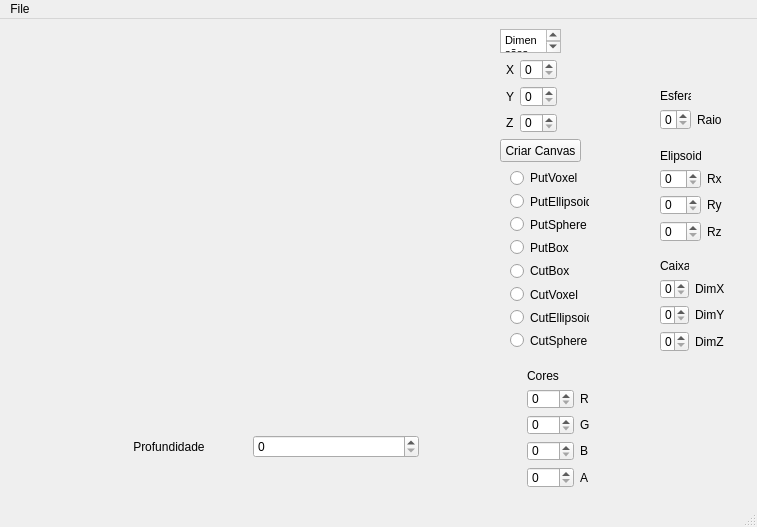
<?xml version="1.0" encoding="UTF-8"?>
<ui version="4.0">
 <class>MainWindow</class>
 <widget class="QMainWindow" name="MainWindow">
  <property name="geometry">
   <rect>
    <x>0</x>
    <y>0</y>
    <width>757</width>
    <height>527</height>
   </rect>
  </property>
  <property name="windowTitle">
   <string>MainWindow</string>
  </property>
  <widget class="QWidget" name="centralwidget">
   <widget class="Plotter" name="widget" native="true">
    <property name="geometry">
     <rect>
      <x>20</x>
      <y>10</y>
      <width>441</width>
      <height>371</height>
     </rect>
    </property>
   </widget>
   <widget class="QPushButton" name="pushButtonCriaCanvas">
    <property name="geometry">
     <rect>
      <x>500</x>
      <y>120</y>
      <width>81</width>
      <height>23</height>
     </rect>
    </property>
    <property name="text">
     <string>Criar Canvas</string>
    </property>
   </widget>
   <widget class="QTextBrowser" name="textBrowser">
    <property name="geometry">
     <rect>
      <x>500</x>
      <y>10</y>
      <width>61</width>
      <height>24</height>
     </rect>
    </property>
    <property name="html">
     <string>&lt;!DOCTYPE HTML PUBLIC &quot;-//W3C//DTD HTML 4.0//EN&quot; &quot;http://www.w3.org/TR/REC-html40/strict.dtd&quot;&gt;
&lt;html&gt;&lt;head&gt;&lt;meta name=&quot;qrichtext&quot; content=&quot;1&quot; /&gt;&lt;style type=&quot;text/css&quot;&gt;
p, li { white-space: pre-wrap; }
&lt;/style&gt;&lt;/head&gt;&lt;body style=&quot; font-family:'MS Shell Dlg 2'; font-size:8.25pt; font-weight:400; font-style:normal;&quot;&gt;
&lt;p style=&quot; margin-top:0px; margin-bottom:0px; margin-left:0px; margin-right:0px; -qt-block-indent:0; text-indent:0px;&quot;&gt;Dimensões&lt;/p&gt;&lt;/body&gt;&lt;/html&gt;</string>
    </property>
   </widget>
   <widget class="QWidget" name="layoutWidget">
    <property name="geometry">
     <rect>
      <x>80</x>
      <y>400</y>
      <width>339</width>
      <height>55</height>
     </rect>
    </property>
    <layout class="QHBoxLayout" name="horizontalLayout_2">
     <item>
      <widget class="QLabel" name="Profundidade">
       <property name="text">
        <string>                Profundidade</string>
       </property>
      </widget>
     </item>
     <item>
      <widget class="QSpinBox" name="spinBoxProf"/>
     </item>
    </layout>
   </widget>
   <widget class="QWidget" name="">
    <property name="geometry">
     <rect>
      <x>510</x>
      <y>350</y>
      <width>81</width>
      <height>119</height>
     </rect>
    </property>
    <layout class="QGridLayout" name="gridLayout">
     <item row="1" column="2">
      <widget class="QLabel" name="Vermelho">
       <property name="text">
        <string>R</string>
       </property>
      </widget>
     </item>
     <item row="4" column="1">
      <widget class="QSpinBox" name="spinBoxA">
       <property name="maximum">
        <number>255</number>
       </property>
      </widget>
     </item>
     <item row="1" column="1">
      <widget class="QSpinBox" name="spinBoxR">
       <property name="maximum">
        <number>255</number>
       </property>
      </widget>
     </item>
     <item row="2" column="1">
      <widget class="QSpinBox" name="spinBoxG">
       <property name="maximum">
        <number>255</number>
       </property>
      </widget>
     </item>
     <item row="0" column="1">
      <widget class="QLabel" name="label">
       <property name="text">
        <string>Cores</string>
       </property>
      </widget>
     </item>
     <item row="4" column="2">
      <widget class="QLabel" name="Alfa">
       <property name="text">
        <string>A</string>
       </property>
      </widget>
     </item>
     <item row="0" column="0" rowspan="5">
      <widget class="Color" name="widget_2" native="true"/>
     </item>
     <item row="3" column="2">
      <widget class="QLabel" name="Azul">
       <property name="text">
        <string>B</string>
       </property>
      </widget>
     </item>
     <item row="3" column="1">
      <widget class="QSpinBox" name="spinBoxB">
       <property name="maximum">
        <number>255</number>
       </property>
      </widget>
     </item>
     <item row="2" column="2">
      <widget class="QLabel" name="Verde">
       <property name="text">
        <string>G</string>
       </property>
      </widget>
     </item>
    </layout>
   </widget>
   <widget class="QWidget" name="">
    <property name="geometry">
     <rect>
      <x>510</x>
      <y>150</y>
      <width>79</width>
      <height>180</height>
     </rect>
    </property>
    <layout class="QGridLayout" name="gridLayout_2">
     <item row="0" column="0">
      <widget class="QRadioButton" name="radioButtonPutVoxel">
       <property name="text">
        <string>PutVoxel</string>
       </property>
      </widget>
     </item>
     <item row="1" column="0">
      <widget class="QRadioButton" name="radioButtonPutEllipsoid">
       <property name="text">
        <string>PutEllipsoid</string>
       </property>
      </widget>
     </item>
     <item row="2" column="0">
      <widget class="QRadioButton" name="radioButtonPutSphere">
       <property name="text">
        <string>PutSphere</string>
       </property>
      </widget>
     </item>
     <item row="3" column="0">
      <widget class="QRadioButton" name="radioButtonPutBox">
       <property name="text">
        <string>PutBox</string>
       </property>
      </widget>
     </item>
     <item row="4" column="0">
      <widget class="QRadioButton" name="radioButtonCutBox">
       <property name="text">
        <string>CutBox</string>
       </property>
      </widget>
     </item>
     <item row="5" column="0">
      <widget class="QRadioButton" name="radioButtonCutVoxel">
       <property name="text">
        <string>CutVoxel</string>
       </property>
      </widget>
     </item>
     <item row="6" column="0">
      <widget class="QRadioButton" name="radioButtonCutEllipsoid">
       <property name="text">
        <string>CutEllipsoid</string>
       </property>
      </widget>
     </item>
     <item row="7" column="0">
      <widget class="QRadioButton" name="radioButtonCutSphere">
       <property name="text">
        <string>CutSphere</string>
       </property>
      </widget>
     </item>
    </layout>
   </widget>
   <widget class="QWidget" name="">
    <property name="geometry">
     <rect>
      <x>660</x>
      <y>240</y>
      <width>64</width>
      <height>93</height>
     </rect>
    </property>
    <layout class="QGridLayout" name="gridLayout_3">
     <item row="0" column="0">
      <widget class="QLabel" name="labelBox">
       <property name="text">
        <string>Caixa</string>
       </property>
      </widget>
     </item>
     <item row="1" column="0">
      <widget class="QSpinBox" name="spinBoxDimX"/>
     </item>
     <item row="1" column="1">
      <widget class="QLabel" name="DimX">
       <property name="text">
        <string>DimX</string>
       </property>
      </widget>
     </item>
     <item row="2" column="0">
      <widget class="QSpinBox" name="spinBoxDimY"/>
     </item>
     <item row="2" column="1">
      <widget class="QLabel" name="DimY">
       <property name="text">
        <string>DimY</string>
       </property>
      </widget>
     </item>
     <item row="3" column="0">
      <widget class="QSpinBox" name="spinBoxDimZ"/>
     </item>
     <item row="3" column="1">
      <widget class="QLabel" name="DimZ">
       <property name="text">
        <string>DimZ</string>
       </property>
      </widget>
     </item>
    </layout>
   </widget>
   <widget class="QWidget" name="">
    <property name="geometry">
     <rect>
      <x>660</x>
      <y>130</y>
      <width>62</width>
      <height>93</height>
     </rect>
    </property>
    <layout class="QGridLayout" name="gridLayout_4">
     <item row="0" column="0">
      <widget class="QLabel" name="labelEllipsoid">
       <property name="text">
        <string>Elipsoide</string>
       </property>
      </widget>
     </item>
     <item row="1" column="0">
      <widget class="QSpinBox" name="spinBoxRx"/>
     </item>
     <item row="1" column="1">
      <widget class="QLabel" name="Rx">
       <property name="text">
        <string>Rx</string>
       </property>
      </widget>
     </item>
     <item row="2" column="0">
      <widget class="QSpinBox" name="spinBoxRy"/>
     </item>
     <item row="2" column="1">
      <widget class="QLabel" name="Ry">
       <property name="text">
        <string>Ry</string>
       </property>
      </widget>
     </item>
     <item row="3" column="0">
      <widget class="QSpinBox" name="spinBoxRz"/>
     </item>
     <item row="3" column="1">
      <widget class="QLabel" name="Rz">
       <property name="text">
        <string>Rz</string>
       </property>
      </widget>
     </item>
    </layout>
   </widget>
   <widget class="QWidget" name="">
    <property name="geometry">
     <rect>
      <x>660</x>
      <y>70</y>
      <width>62</width>
      <height>41</height>
     </rect>
    </property>
    <layout class="QGridLayout" name="gridLayout_5">
     <item row="0" column="0">
      <widget class="QLabel" name="labelSphere">
       <property name="text">
        <string>Esfera</string>
       </property>
      </widget>
     </item>
     <item row="1" column="0">
      <widget class="QSpinBox" name="spinBoxRaio"/>
     </item>
     <item row="1" column="1">
      <widget class="QLabel" name="Raio">
       <property name="text">
        <string>Raio</string>
       </property>
      </widget>
     </item>
    </layout>
   </widget>
   <widget class="QWidget" name="">
    <property name="geometry">
     <rect>
      <x>506</x>
      <y>40</y>
      <width>51</width>
      <height>74</height>
     </rect>
    </property>
    <layout class="QGridLayout" name="gridLayout_6">
     <item row="0" column="0">
      <widget class="QLabel" name="XGeral">
       <property name="text">
        <string>X</string>
       </property>
      </widget>
     </item>
     <item row="0" column="1">
      <widget class="QSpinBox" name="spinBoxXCanvas"/>
     </item>
     <item row="1" column="0">
      <widget class="QLabel" name="YGeral">
       <property name="text">
        <string>Y</string>
       </property>
      </widget>
     </item>
     <item row="1" column="1">
      <widget class="QSpinBox" name="spinBoxYCanvas"/>
     </item>
     <item row="2" column="0">
      <widget class="QLabel" name="ZGeral">
       <property name="text">
        <string>Z</string>
       </property>
      </widget>
     </item>
     <item row="2" column="1">
      <widget class="QSpinBox" name="spinBoxZCanvas"/>
     </item>
    </layout>
   </widget>
  </widget>
  <widget class="QMenuBar" name="menubar">
   <property name="geometry">
    <rect>
     <x>0</x>
     <y>0</y>
     <width>757</width>
     <height>21</height>
    </rect>
   </property>
   <widget class="QMenu" name="menuFile">
    <property name="title">
     <string>File</string>
    </property>
    <addaction name="actionSave"/>
    <addaction name="actionQuit"/>
   </widget>
   <addaction name="menuFile"/>
  </widget>
  <widget class="QStatusBar" name="statusbar"/>
  <action name="actionQuit">
   <property name="enabled">
    <bool>true</bool>
   </property>
   <property name="text">
    <string>Quit</string>
   </property>
  </action>
  <action name="actionSave">
   <property name="text">
    <string>Save</string>
   </property>
  </action>
 </widget>
 <customwidgets>
  <customwidget>
   <class>Plotter</class>
   <extends>QWidget</extends>
   <header>plotter.h</header>
   <container>1</container>
  </customwidget>
  <customwidget>
   <class>Color</class>
   <extends>QWidget</extends>
   <header>color.h</header>
   <container>1</container>
   <slots>
    <slot>set_r(int)</slot>
    <slot>set_g(int)</slot>
    <slot>set_b(int)</slot>
   </slots>
  </customwidget>
 </customwidgets>
 <resources/>
 <connections>
  <connection>
   <sender>actionQuit</sender>
   <signal>triggered()</signal>
   <receiver>MainWindow</receiver>
   <slot>sair()</slot>
   <hints>
    <hint type="sourcelabel">
     <x>-1</x>
     <y>-1</y>
    </hint>
    <hint type="destinationlabel">
     <x>362</x>
     <y>318</y>
    </hint>
   </hints>
  </connection>
  <connection>
   <sender>spinBoxXCanvas</sender>
   <signal>valueChanged(int)</signal>
   <receiver>spinBoxXCanvas</receiver>
   <slot>setValue(int)</slot>
   <hints>
    <hint type="sourcelabel">
     <x>523</x>
     <y>74</y>
    </hint>
    <hint type="destinationlabel">
     <x>523</x>
     <y>81</y>
    </hint>
   </hints>
  </connection>
  <connection>
   <sender>spinBoxYCanvas</sender>
   <signal>valueChanged(int)</signal>
   <receiver>spinBoxYCanvas</receiver>
   <slot>setValue(int)</slot>
   <hints>
    <hint type="sourcelabel">
     <x>553</x>
     <y>107</y>
    </hint>
    <hint type="destinationlabel">
     <x>523</x>
     <y>107</y>
    </hint>
   </hints>
  </connection>
  <connection>
   <sender>spinBoxZCanvas</sender>
   <signal>valueChanged(int)</signal>
   <receiver>spinBoxZCanvas</receiver>
   <slot>setValue(int)</slot>
   <hints>
    <hint type="sourcelabel">
     <x>523</x>
     <y>133</y>
    </hint>
    <hint type="destinationlabel">
     <x>523</x>
     <y>133</y>
    </hint>
   </hints>
  </connection>
  <connection>
   <sender>spinBoxDimX</sender>
   <signal>valueChanged(int)</signal>
   <receiver>spinBoxDimX</receiver>
   <slot>setValue(int)</slot>
   <hints>
    <hint type="sourcelabel">
     <x>661</x>
     <y>300</y>
    </hint>
    <hint type="destinationlabel">
     <x>661</x>
     <y>300</y>
    </hint>
   </hints>
  </connection>
  <connection>
   <sender>spinBoxDimY</sender>
   <signal>valueChanged(int)</signal>
   <receiver>spinBoxDimY</receiver>
   <slot>setValue(int)</slot>
   <hints>
    <hint type="sourcelabel">
     <x>661</x>
     <y>326</y>
    </hint>
    <hint type="destinationlabel">
     <x>661</x>
     <y>326</y>
    </hint>
   </hints>
  </connection>
  <connection>
   <sender>spinBoxDimZ</sender>
   <signal>valueChanged(int)</signal>
   <receiver>spinBoxDimZ</receiver>
   <slot>setValue(int)</slot>
   <hints>
    <hint type="sourcelabel">
     <x>661</x>
     <y>352</y>
    </hint>
    <hint type="destinationlabel">
     <x>661</x>
     <y>352</y>
    </hint>
   </hints>
  </connection>
  <connection>
   <sender>spinBoxRaio</sender>
   <signal>valueChanged(int)</signal>
   <receiver>spinBoxRaio</receiver>
   <slot>setValue(int)</slot>
   <hints>
    <hint type="sourcelabel">
     <x>661</x>
     <y>130</y>
    </hint>
    <hint type="destinationlabel">
     <x>661</x>
     <y>130</y>
    </hint>
   </hints>
  </connection>
  <connection>
   <sender>spinBoxRx</sender>
   <signal>valueChanged(int)</signal>
   <receiver>spinBoxRx</receiver>
   <slot>setValue(int)</slot>
   <hints>
    <hint type="sourcelabel">
     <x>661</x>
     <y>190</y>
    </hint>
    <hint type="destinationlabel">
     <x>661</x>
     <y>190</y>
    </hint>
   </hints>
  </connection>
  <connection>
   <sender>spinBoxRy</sender>
   <signal>valueChanged(int)</signal>
   <receiver>spinBoxRy</receiver>
   <slot>setValue(int)</slot>
   <hints>
    <hint type="sourcelabel">
     <x>661</x>
     <y>216</y>
    </hint>
    <hint type="destinationlabel">
     <x>661</x>
     <y>216</y>
    </hint>
   </hints>
  </connection>
  <connection>
   <sender>spinBoxRz</sender>
   <signal>valueChanged(int)</signal>
   <receiver>spinBoxRz</receiver>
   <slot>setValue(int)</slot>
   <hints>
    <hint type="sourcelabel">
     <x>661</x>
     <y>242</y>
    </hint>
    <hint type="destinationlabel">
     <x>661</x>
     <y>242</y>
    </hint>
   </hints>
  </connection>
  <connection>
   <sender>spinBoxR</sender>
   <signal>valueChanged(int)</signal>
   <receiver>spinBoxR</receiver>
   <slot>setValue(int)</slot>
   <hints>
    <hint type="sourcelabel">
     <x>546</x>
     <y>410</y>
    </hint>
    <hint type="destinationlabel">
     <x>551</x>
     <y>410</y>
    </hint>
   </hints>
  </connection>
  <connection>
   <sender>spinBoxG</sender>
   <signal>valueChanged(int)</signal>
   <receiver>spinBoxG</receiver>
   <slot>setValue(int)</slot>
   <hints>
    <hint type="sourcelabel">
     <x>531</x>
     <y>436</y>
    </hint>
    <hint type="destinationlabel">
     <x>531</x>
     <y>436</y>
    </hint>
   </hints>
  </connection>
  <connection>
   <sender>spinBoxB</sender>
   <signal>valueChanged(int)</signal>
   <receiver>spinBoxB</receiver>
   <slot>setValue(int)</slot>
   <hints>
    <hint type="sourcelabel">
     <x>551</x>
     <y>462</y>
    </hint>
    <hint type="destinationlabel">
     <x>550</x>
     <y>462</y>
    </hint>
   </hints>
  </connection>
  <connection>
   <sender>spinBoxA</sender>
   <signal>valueChanged(int)</signal>
   <receiver>spinBoxA</receiver>
   <slot>setValue(int)</slot>
   <hints>
    <hint type="sourcelabel">
     <x>531</x>
     <y>488</y>
    </hint>
    <hint type="destinationlabel">
     <x>531</x>
     <y>488</y>
    </hint>
   </hints>
  </connection>
  <connection>
   <sender>spinBoxR</sender>
   <signal>valueChanged(int)</signal>
   <receiver>widget_2</receiver>
   <slot>set_r(int)</slot>
   <hints>
    <hint type="sourcelabel">
     <x>551</x>
     <y>410</y>
    </hint>
    <hint type="destinationlabel">
     <x>511</x>
     <y>488</y>
    </hint>
   </hints>
  </connection>
  <connection>
   <sender>spinBoxG</sender>
   <signal>valueChanged(int)</signal>
   <receiver>widget_2</receiver>
   <slot>set_g(int)</slot>
   <hints>
    <hint type="sourcelabel">
     <x>551</x>
     <y>436</y>
    </hint>
    <hint type="destinationlabel">
     <x>511</x>
     <y>488</y>
    </hint>
   </hints>
  </connection>
  <connection>
   <sender>spinBoxB</sender>
   <signal>valueChanged(int)</signal>
   <receiver>widget_2</receiver>
   <slot>set_b(int)</slot>
   <hints>
    <hint type="sourcelabel">
     <x>551</x>
     <y>462</y>
    </hint>
    <hint type="destinationlabel">
     <x>511</x>
     <y>488</y>
    </hint>
   </hints>
  </connection>
  <connection>
   <sender>spinBoxProf</sender>
   <signal>valueChanged(int)</signal>
   <receiver>spinBoxProf</receiver>
   <slot>setValue(int)</slot>
   <hints>
    <hint type="sourcelabel">
     <x>359</x>
     <y>457</y>
    </hint>
    <hint type="destinationlabel">
     <x>359</x>
     <y>457</y>
    </hint>
   </hints>
  </connection>
 </connections>
 <slots>
  <slot>sair()</slot>
 </slots>
</ui>
